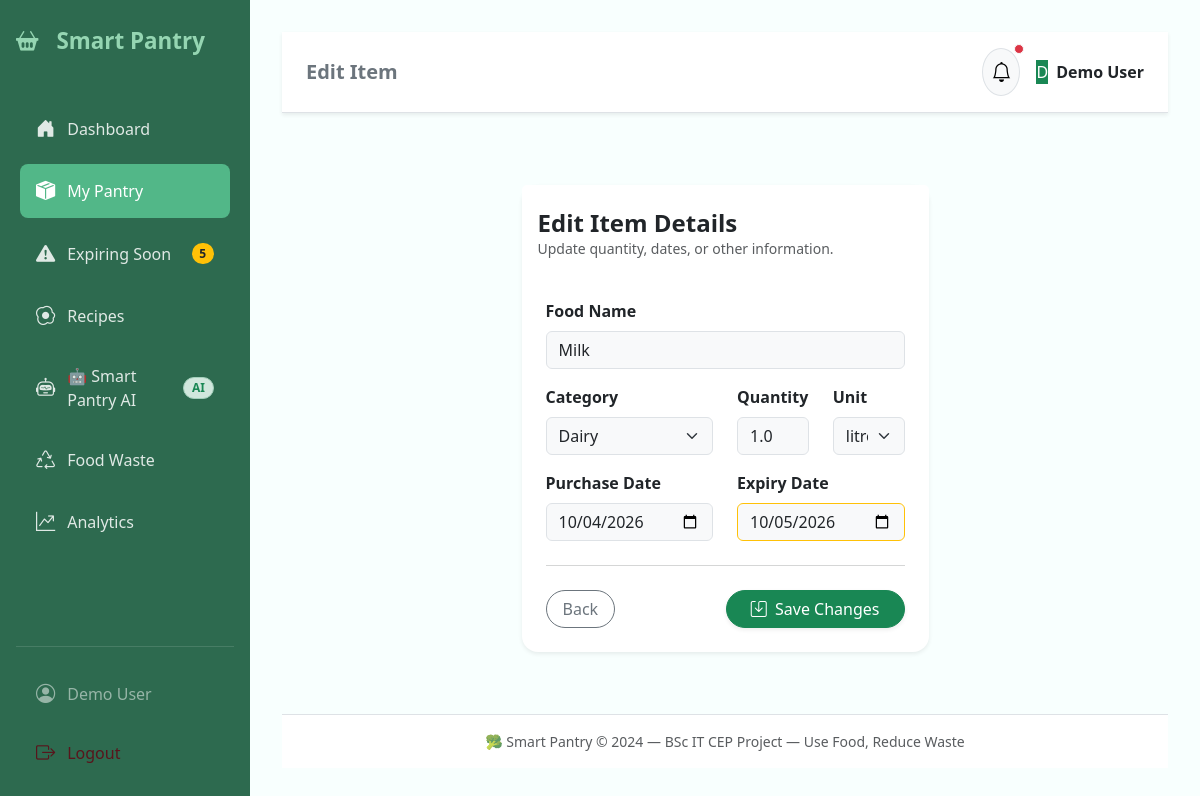
Screenshot of /pantry/edit/18 (signed in) with the database file from the repository.
### models/pantry.py (models this page shows)
class PantryItem(db.Model):
    __tablename__ = 'pantry_items'
    id = db.Column(db.Integer, primary_key=True)
    user_id = db.Column(db.Integer, db.ForeignKey('users.id'), nullable=False)
    name = db.Column(db.String(100), nullable=False)
    category = db.Column(db.String(50), nullable=False)
    quantity = db.Column(db.Float, nullable=False)
    unit = db.Column(db.String(20), nullable=False)
    purchase_date = db.Column(db.Date, nullable=False)
    expiry_date = db.Column(db.Date, nullable=False)
    status = db.Column(db.String(20), default='available')
    created_at = db.Column(db.DateTime, server_default=db.func.now())
    user = relationship('User', backref='pantry_items')
    CATEGORIES = ['Dairy', 'Fruits', 'Vegetables', 'Grains', 'Bakery', 'Meat', 'Seafood', 'Frozen', 'Beverages', 'Snacks', 'Spices', 'Other']
    UNITS = ['pieces', 'kg', 'g', 'litre', 'ml', 'packet', 'bottle', 'box']
    @property
    def days_remaining(self):
        if self.expiry_date:
            return (self.expiry_date - date.today()).days
        return 0
    @property
    def computed_status(self):
        if self.status != 'available':
            return self.status
        days = self.days_remaining
        if days < 0:
            return 'Expired'
        elif days == 0:
            return 'Expires Today'
        elif days <= 3:
            return 'Expiring Soon'
        elif days <= 7:
            return 'Use Soon'
        else:
            return 'Fresh'

### routes/pantry.py (the view, shortened to what this page needs)
@pantry_bp.route('/edit/<int:id>', methods=['GET', 'POST'])
@login_required
def edit(id):
    user_id = session['user_id']
    item = PantryItem.query.filter_by(id=id, user_id=user_id).first_or_404()
    return render_template('edit_item.html',
                           item=item,
                           categories=PantryItem.CATEGORIES,
                           units=PantryItem.UNITS,
                           notifications=_get_notifications(user_id))

### routes/pantry.py (called while the page is built)
def _get_notifications(user_id):
    from services.expiry_service import get_pantry_summary
    summary = get_pantry_summary(user_id)
    return {
        'expiring_count': summary.get('expiring_soon_count', 0),
        'expired_count': summary.get('expired_count', 0),
    }

### services/expiry_service.py (called while the page is built)
def get_pantry_summary(user_id):
    items = PantryItem.query.filter_by(user_id=user_id, status='available').all()
    total = len(items)
    fresh = 0
    expiring_soon = 0
    expired = 0
    for item in items:
        status = item.computed_status
        if status in ['Fresh', 'Use Soon']:
            fresh += 1
        elif status in ['Expiring Soon', 'Expires Today']:
            expiring_soon += 1
        elif status == 'Expired':
            expired += 1
    wasted_count = PantryItem.query.filter_by(user_id=user_id, status='wasted').count()
    consumed_count = PantryItem.query.filter_by(user_id=user_id, status='consumed').count()
    return {
        'total_items': total,
        'fresh_count': fresh,
        'expiring_soon_count': expiring_soon,
        'expired_count': expired,
        'wasted_count': wasted_count,
        'consumed_count': consumed_count,
    }

### utils.py (called while the page is built)
def login_required(f):
    @wraps(f)
    def decorated(*args, **kwargs):
        if 'user_id' not in session:
            flash('Please log in to access this page.', 'warning')
            return redirect(url_for('auth.login'))
        return f(*args, **kwargs)
    return decorated

### templates/edit_item.html (shortened to what this page needs)
{% extends "base.html" %}
{% block page_title %}Edit Item{% endblock %}
{% block content %}
<div class="row justify-content-center">
    <div class="col-md-8 col-lg-6">
        <div class="card border-0 shadow-sm rounded-4 mt-2">
            <div class="card-header bg-white border-0 pt-4 pb-0">
                <h4 class="fw-bold mb-0">Edit Item Details</h4>
                <p class="text-muted small">Update quantity, dates, or other information.</p>
            </div>
            <div class="card-body p-4">
                <form method="POST" action="{{ url_for('pantry.edit', id=item.id) }}" class="needs-validation" novalidate>
                    <div class="mb-3">
                        <label for="name" class="form-label fw-bold">Food Name</label>
                        <input type="text" class="form-control bg-light" id="name" name="name" required value="{{ item.name }}">
                    </div>
                    <div class="row mb-3">
                        <div class="col-md-6">
                            <label for="category" class="form-label fw-bold">Category</label>
                            <select class="form-select bg-light" id="category" name="category" required>
                                {% for cat in categories %}
                                <option value="{{ cat }}" {% if item.category == cat %}selected{% endif %}>{{ cat }}</option>
                                {% endfor %}
                            </select>
                        </div>
                        <div class="col-md-3">
                            <label for="quantity" class="form-label fw-bold">Quantity</label>
                            <input type="number" class="form-control bg-light" id="quantity" name="quantity" min="0" step="0.1" required value="{{ item.quantity }}">
                        </div>
                        <div class="col-md-3">
                            <label for="unit" class="form-label fw-bold">Unit</label>
                            <select class="form-select bg-light" id="unit" name="unit" required>
                                {% for u in units %}
                                <option value="{{ u }}" {% if item.unit == u %}selected{% endif %}>{{ u }}</option>
                                {% endfor %}
                            </select>
                        </div>
                    </div>
                    <div class="row mb-4">
                        <div class="col-md-6">
                            <label for="purchase_date" class="form-label fw-bold">Purchase Date</label>
                            <input type="date" class="form-control bg-light" id="purchase_date" name="purchase_date" required value="{{ item.purchase_date.strftime('%Y-%m-%d') if item.purchase_date else '' }}">
                        </div>
                        <div class="col-md-6">
                            <label for="expiry_date" class="form-label fw-bold">Expiry Date</label>
                            <input type="date" class="form-control bg-light border-warning" id="expiry_date" name="expiry_date" required value="{{ item.expiry_date.strftime('%Y-%m-%d') if item.expiry_date else '' }}">
                        </div>
                    </div>
                    <hr class="text-muted mb-4">
                    <div class="d-flex justify-content-between">
                        <a href="{{ url_for('pantry.list_items') }}" class="btn btn-outline-secondary rounded-pill px-3">Back</a>
                        <div class="d-flex gap-2">
                            <button type="submit" class="btn btn-success rounded-pill px-4 shadow-sm"><i class="bi bi-save me-1"></i> Save Changes</button>
                        </div>
                    </div>
                </form>
            </div>
        </div>
    </div>
</div>
{% endblock %}

### static/css/style.css (style rules this page uses)
:root { --primary: #2d6a4f; --secondary: #52b788; --accent: #95d5b2; --warning: #f4a261; --danger: #e76f51; --light-bg: #f8fffe; --card-shadow: 0 2px 15px rgba(0,0,0,0.08); }
body { font-family: 'Segoe UI', Tahoma, Geneva, Verdana, sans-serif; background-color: var(--light-bg); }

### rows the page displays
PantryItem: name "Milk", category "Dairy", quantity "1.0", unit "litre", purchase_date "10/04/2026", expiry_date "10/05/2026"

### other values shown
{{ notifications.expiring_count }} "5"
{{ session.get('user_name', 'User') }} "Demo User"
{{ session.get('user_name', 'U')[0].upper() }} "D"
